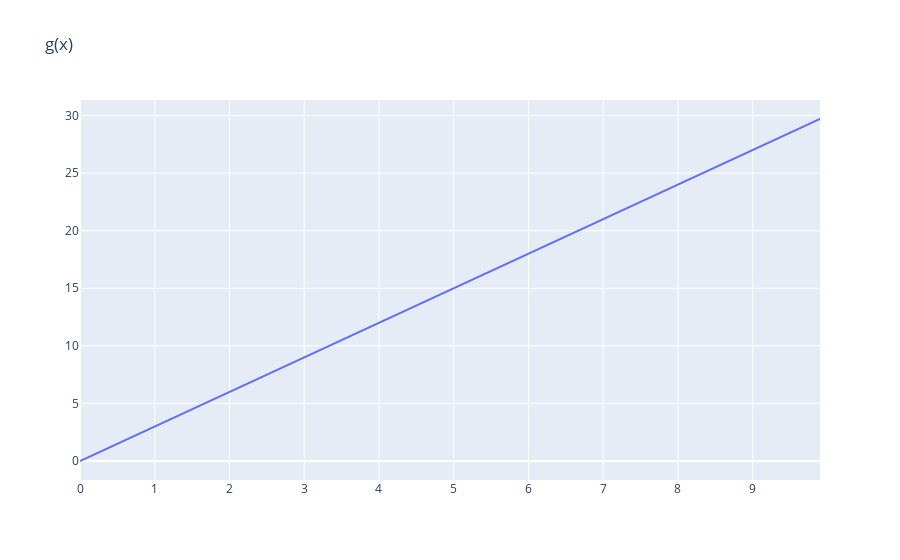

Notebook code cell kept with this figure:
### Code cell
import plotly.graph_objects as go

g_of_x = go.Scatter(x=vals, y=[g(val) for val in vals], name = 'g(x) = 3x')
go.Figure(g_of_x, layout = {'title': 'g(x)'})

### Figure 1 — Plotly figure (JSON) as saved in the notebook; plotly's stock layout.template omitted (floating-point values rounded to 4 significant figures)
{"data": [{"name": "g(x) = 3x", "type": "scatter", "x": [0, 0.1, 0.2, 0.3, 0.4, 0.5, 0.6, 0.7, 0.8, 0.9, 1, 1.1, 1.2, 1.3, 1.4, 1.5, 1.6, 1.7, 1.8, 1.9, 2, 2.1, 2.2, 2.3, 2.4, 2.5, 2.6, 2.7, 2.8, 2.9, 3, 3.1, 3.2, 3.3, 3.4, 3.5, 3.6, 3.7, 3.8, 3.9, 4, 4.1, 4.2, 4.3, 4.4, 4.5, 4.6, 4.7, 4.8, 4.9, 5, 5.1, 5.2, 5.3, 5.4, 5.5, 5.6, 5.7, 5.8, 5.9, 6, 6.1, 6.2, 6.3, 6.4, 6.5, 6.6, 6.7, 6.8, 6.9, 7, 7.1, 7.2, 7.3, 7.4, 7.5, 7.6, 7.7, 7.8, 7.9, 8, 8.1, 8.2, 8.3, 8.4, 8.5, 8.6, 8.7, 8.8, 8.9, 9, 9.1, 9.2, 9.3, 9.4, 9.5, 9.6, 9.7, 9.8, 9.9], "y": [0, 0.3, 0.6, 0.9, 1.2, 1.5, 1.8, 2.1, 2.4, 2.7, 3, 3.3, 3.6, 3.9, 4.2, 4.5, 4.8, 5.1, 5.4, 5.7, 6, 6.3, 6.6, 6.9, 7.2, 7.5, 7.8, 8.1, 8.4, 8.7, 9, 9.3, 9.6, 9.9, 10.2, 10.5, 10.8, 11.1, 11.4, 11.7, 12, 12.3, 12.6, 12.9, 13.2, 13.5, 13.8, 14.1, 14.4, 14.7, 15, 15.3, 15.6, 15.9, 16.2, 16.5, 16.8, 17.1, 17.4, 17.7, 18, 18.3, 18.6, 18.9, 19.2, 19.5, 19.8, 20.1, 20.4, 20.7, 21, 21.3, 21.6, 21.9, 22.2, 22.5, 22.8, 23.1, 23.4, 23.7, 24, 24.3, 24.6, 24.9, 25.2, 25.5, 25.8, 26.1, 26.4, 26.7, 27, 27.3, 27.6, 27.9, 28.2, 28.5, 28.8, 29.1, 29.4, 29.7]}], "layout": {"autosize": true, "title": {"text": "g(x)"}, "xaxis": {"autorange": true, "range": [0, 9.9], "type": "linear"}, "yaxis": {"autorange": true, "range": [-1.65, 31.35], "type": "linear"}}}
